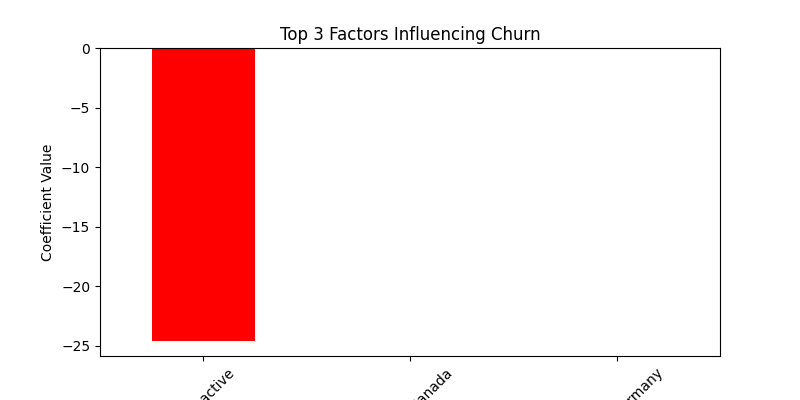

The script that drew this image:
import pyodbc
import pandas as pd
import matplotlib.pyplot as plt
from sklearn.model_selection import train_test_split
from sklearn.preprocessing import StandardScaler
from sklearn.linear_model import LogisticRegression
from sklearn.metrics import accuracy_score, classification_report

server = 'DESKTOP-2LHRIRO'
database = 'wppool_sample_data'
driver = 'ODBC Driver 17 for SQL Server'

conn = pyodbc.connect(
    f'DRIVER={driver};'
    f'SERVER={server};'
    f'DATABASE={database};'
    'Trusted_Connection=yes'
)

sql_query = "SELECT * FROM wppool_data_sample"
df = pd.read_sql(sql_query, conn)

df['install_date'] = pd.to_datetime(df['install_date'], errors='coerce')
df['last_active_date'] = pd.to_datetime(df['last_active_date'], errors='coerce')
df['pro_upgrade_date'] = pd.to_datetime(df['pro_upgrade_date'], errors='coerce')

df = df.drop(columns=['user_id', 'install_date', 'last_active_date', 'pro_upgrade_date'])

df = pd.get_dummies(df, columns=['subscription_type', 'country', 'plan_type'], drop_first=True)

X = df.drop(columns=['churned'])
y = df['churned']

scaler = StandardScaler()
X_scaled = scaler.fit_transform(X)

X_train, X_test, y_train, y_test = train_test_split(X_scaled, y, test_size=0.2, random_state=42)

log_reg = LogisticRegression()
log_reg.fit(X_train, y_train)

y_pred = log_reg.predict(X_test)

accuracy = accuracy_score(y_test, y_pred)
print("Accuracy:", accuracy)
print("Classification Report:\n", classification_report(y_test, y_pred))

feature_importance = pd.Series(log_reg.coef_[0], index=X.columns).sort_values(key=abs, ascending=False)
print("\nFeature Importance:\n", feature_importance)

top_3_features = feature_importance[:3]
print("\nTop 3 Reasons for Churn:")
for feature, coef in top_3_features.items():
    print(f"{feature}: {coef}")

plt.figure(figsize=(8, 4))
top_3_features.plot(kind='bar', color='red')
plt.title("Top 3 Factors Influencing Churn")
plt.xlabel("Features")
plt.ylabel("Coefficient Value")
plt.xticks(rotation=45)
plt.show()
